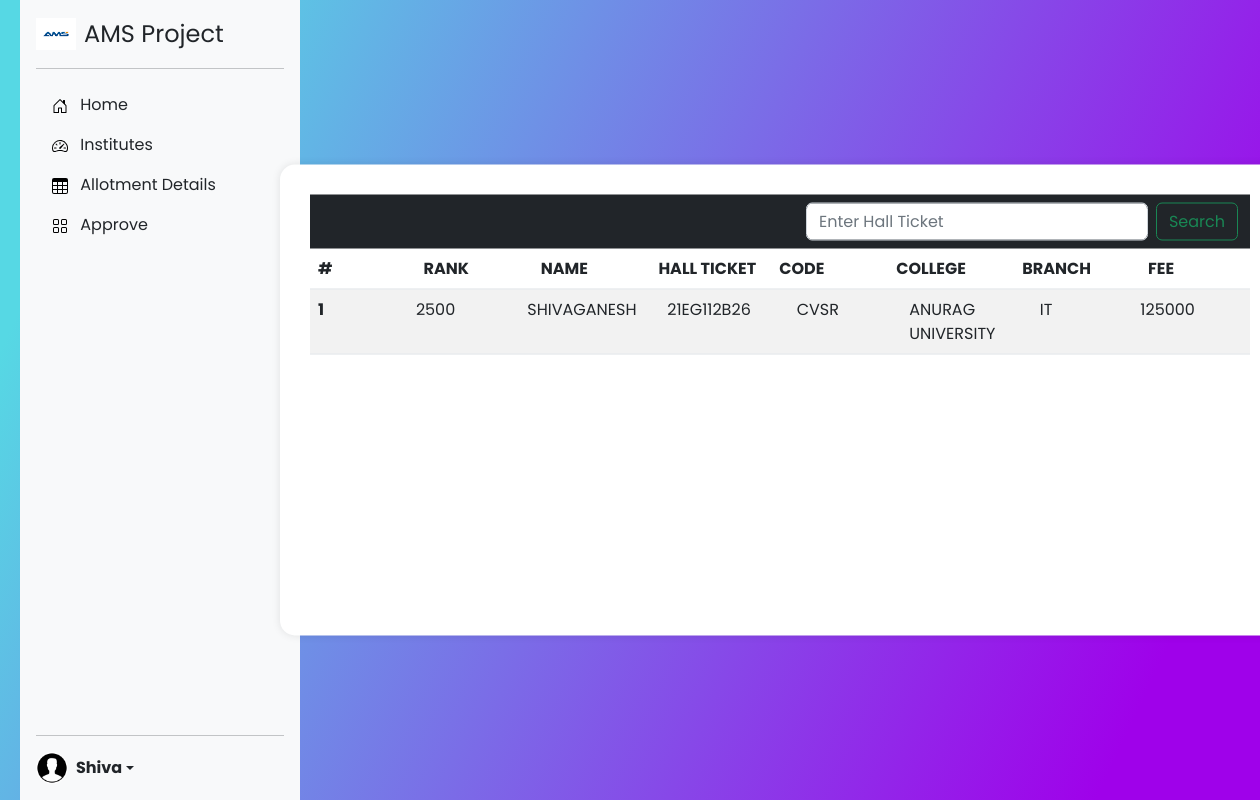
Page /a/allotments/ (signed in) on the committed database.
### app/models.py (models this page shows, shortened)
class Allotment(models.Model):
    name=models.CharField(max_length=40)
    hall_ticket=models.CharField(max_length=10)
    rank=models.CharField(max_length=10)
    code=models.CharField(max_length=6)
    college=models.CharField(max_length=50)
    branch=models.CharField(max_length=5)
    fee=models.CharField(max_length=10)

### app/views.py (the view)
# urls.py: path('a/allotments/',allotment,name='allotment'),
@user_passes_test(lambda u:u.is_superuser)
def allotment(request):
    s=0
    student=Allotment.objects.order_by('rank')
    if request.method=='POST':
        search=request.POST['search']
        if  Allotment.objects.filter(hall_ticket=search.upper()):
            s=Allotment.objects.filter(hall_ticket=search.upper())
    return render(request,'admin/allotment.html',{'student':student,'s':s})

### templates/admin/allotment.html (shortened to what this page needs)
{%extends 'admin/home.html'%}
{%block nav%}
<!DOCTYPE html>
<html lang="en" dir="ltr">
    <head>
        <link rel="stylesheet" href="style.css" />
    </head>
    <body>
        <div class="center">
            <div class="container" >
                <div class="n">
                    <nav class="navbar navbar-expand-lg navbar-dark bg-dark" aria-label="Offcanvas navbar large">
                        <div class="container-fluid">
                          <div class="offcanvas offcanvas-end text-bg-dark" tabindex="-1" id="offcanvasNavbar2" aria-labelledby="offcanvasNavbar2Label">
                            <div class="offcanvas-body">
                              <ul class="navbar-nav justify-content-end flex-grow-1 pe-3">
                              </ul>
                              <form class="d-flex mt-3 mt-lg-0" role="search" method="post">
                                <input class="form-control me-2" type="search" name="search" placeholder="Enter Hall Ticket" aria-label="Search">
                                <button class="btn btn-outline-success" type="submit">Search</button>
                              </form>
                            </div>
                          </div>
                        </div>
                      </nav>
                </div>
                <table class="table table-striped">
                    <thead>
                      <tr>
                        <th scope="col">#</th>
                        <th scope="col">RANK</th>
                        <th scope="col">NAME</th>
                        <th scope="col">HALL TICKET</th>
                        <th scope="col">CODE</th>
                        <th scope="col">COLLEGE</th>
                        <th scope="col">BRANCH</th>
                        <th scope="col">FEE</th>
                      </tr>
                    </thead>
                    <tbody class="aa">
                        {%for i in student%}
                      <tr>
                        <th scope="row">{{forloop.counter}}</th>
                        <td>{{i.rank}}</td>
                        <td>{{i.name}}</td>
                        <td>{{i.hall_ticket}}</td>
                        <td>{{i.code}}</td>
                        <td>{{i.college}}</td>
                        <td>{{i.branch}}</td>
                        <td>{{i.fee}}</td>
                      </tr>
                      {%endfor%}
                    </tbody>
                  </table>
            </div>
        </div>
    </body>
</html>
{%endblock%}

### templates/admin/home.html (shortened to what this page needs)
{%load static%}
<!doctype html>
<html lang="en">
  <head>
  <link href="{%static 'css/bootstrap.min.css'%}" rel="stylesheet">
    <link href="{%static 'css/sidebars.css'%}" rel="stylesheet">
  </head>
  <body>
<main class="d-flex flex-nowrap">
  <div class="d-flex flex-column flex-shrink-0 p-3 bg-light" style="width: 280px;">
      <a href="/admin" class="d-flex align-items-center mb-3 mb-md-0 me-md-auto link-dark text-decoration-none">
        <img  class="bi pe-none me-2" width="40" height="32" src="{%static 'ams.png'%}" alt="" srcset="">
        <span class="fs-4">AMS Project</span>
      </a>
    <hr>
    <ul class="nav nav-pills flex-column mb-auto">
      <li class="nav-item">
        <a href="/a" class="nav-link link-dark nn" aria-current="page">
          <svg class="bi pe-none me-2" width="16" height="16"><use xlink:href="#home"/></svg>
          Home
        </a>
      </li>
      <li>
        <a href="/a/institutions" class="nav-link link-dark nn">
          <svg class="bi pe-none me-2" width="16" height="16"><use xlink:href="#speedometer2"/></svg>
          Institutes
        </a>
      </li>
      <li>
        <a href="/a/allotments" class="nav-link link-dark nn">
          <svg class="bi pe-none me-2" width="16" height="16"><use xlink:href="#table"/></svg>
          Allotment Details
        </a>
      </li>
      <li>
        <a href="/a/approve" class="nav-link link-dark nn">
          <svg class="bi pe-none me-2" width="16" height="16"><use xlink:href="#grid"/></svg>
          Approve
        </a>
      </li>
    </ul>
    <hr>
    {%if request.user.is_authenticated%}
    <div class="dropdown">
      <a href="#" class="d-flex align-items-center link-dark text-decoration-none dropdown-toggle" data-bs-toggle="dropdown" aria-expanded="false">
        <img src="{%static 'profile.jpg'%}" alt="" width="32" height="32" class="rounded-circle me-2">
        <strong>{{user.username}}</strong>
      </a>
    </div>
  </div>
  {%endif%}
{%block nav%}{%endblock%}
</main>
  </body>
</html>

### static/css/sidebars.css (style rules this page uses)
body { min-height: 100vh; min-height: -webkit-fill-available; }
html { height: -webkit-fill-available; }
main { height: 100vh; height: -webkit-fill-available; max-height: 100vh; overflow-x: auto; overflow-y: hidden; }
.dropdown-toggle { outline: 0; }

### static/css/style.css (style rules this page uses)
td { width: 150px; height: 30px; }

### templates/admin/home.html (style rules this page uses)
* { margin: 0; padding: 0; outline: none; box-sizing: border-box; font-family: "Poppins", sans-serif; }
body { height: 100vh; width: 100%; background: linear-gradient(115deg, #56d8e4 10%, #9f01ea 90%); }
main { margin-left:20px; }

### templates/admin/allotment.html (style rules this page uses)
* { margin: 0; padding: 0; outline: none; box-sizing: border-box; font-family: "Poppins", sans-serif; }
body { height: 100vh; width: 100%; background: linear-gradient(115deg, #56d8e4 10%, #9f01ea 90%); }
.show-btn, .container { position: absolute; top: 50%; left: 50%; transform: translate(-50%, -50%); }
.container { margin-left: 150px; background: #fff; width: 1000px; padding: 30px; border-radius: 15px; box-shadow: 0 0 8px rgba(0, 0, 0, 0.1); }
.container form { margin-top: -20px; }
th,td { width: 150px; }
.aa { display: block; height: 300px; overflow-y: auto; float: left; }
tr { display: block; }

### rows in the picture
Allotment: rank "2500", name "SHIVAGANESH", hall_ticket "21EG112B26", code "CVSR", college "ANURAG UNIVERSITY", branch "IT", fee "125000"

### other values in the picture
{{ user.username }} "Shiva"
